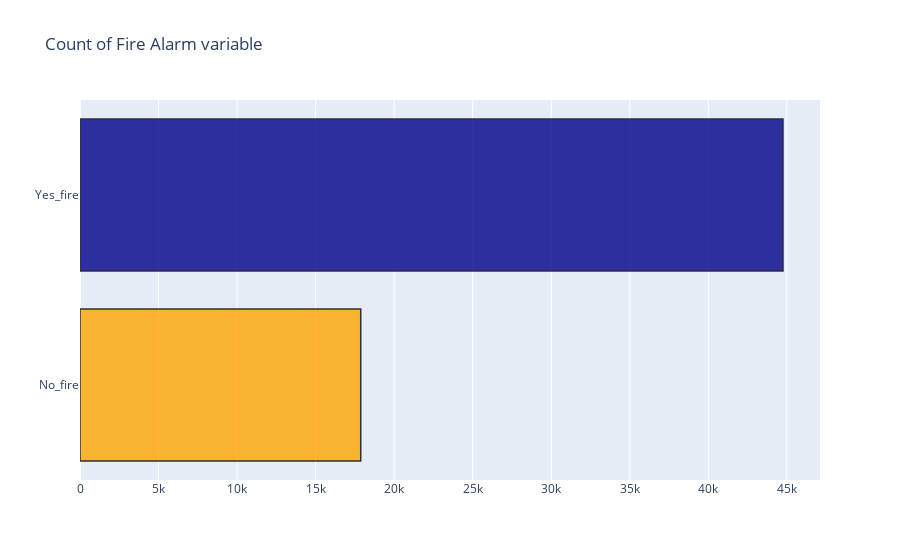

Notebook source saved alongside this figure:
### Code cell
yes_fire = data[(data['Fire Alarm'] != 0)]
no_fire = data[(data['Fire Alarm'] == 0)]

trace = go.Bar(x = (len(no_fire), len(yes_fire)), y = ['No_fire', 'Yes_fire'], orientation = 'h', opacity = 0.8, marker=dict(
        color=['orange', 'darkblue'],
        line=dict(color='#000000',width=1.5)))

layout = dict(title =  'Count of Fire Alarm variable')
                    
fig = dict(data = [trace], layout=layout)
py.iplot(fig)

### Figure 1 — Plotly figure (JSON) as saved in the notebook; plotly's stock layout.template omitted (floating-point values rounded to 4 significant figures)
{"data": [{"marker": {"color": ["orange", "darkblue"], "line": {"color": "#000000", "width": 1.5}}, "opacity": 0.8, "orientation": "h", "type": "bar", "x": [17873, 44757], "y": ["No_fire", "Yes_fire"]}], "layout": {"title": {"text": "Count of Fire Alarm variable"}}}
